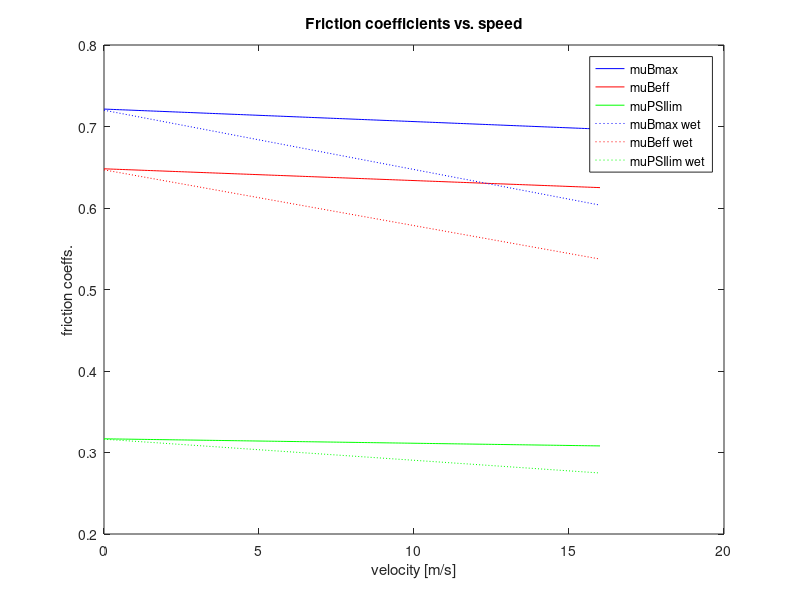

MATLAB code to generate this figure: (Note: this script raises an error after producing the figure.)
%Boeing 747-200 parameters
v = 10;             %m/s [10 knots] 
Kb = 1;             %braking ratio
alpha = 0.01;       %[rad]
Fz = 140000;        %[N]

%tire spec [AGARD and http://www.b737.org.uk/techspecsdetailed.htm]
diam = 1.2446;  %m [49 ins]
width = 0.4318; %m [17 ins]
p = 190;    %[psi]
pr = 210;   %[psi] 220 web, 500->x=0.2

%DRY RUNWAY friction for longitudal braking force
mu_Bmax = (1 - 0.0011*p)*0.912 + v*1.94384*(-0.00079);
mu_Beff = mu_Bmax*0.94 - 0.03; 
mu_PSImax = mu_Bmax;
mu_PSIlim = sqrt(1-(mu_Beff/mu_Bmax*Kb)^2) * mu_Bmax;
Fxb = Kb * mu_Beff * Fz;

%WET RUNWAY friction for longitudal braking force 
Wmu_Bmax = (0.91 - 0.001*p)*(1 + v*1.94384*(-0.0052));
Wmu_Beff = Wmu_Bmax*0.94 - 0.03; 
Wmu_PSImax = 0.64 * Wmu_Bmax + 0.15*(Wmu_Bmax)^2;
Wmu_PSIlim = sqrt(1-(Wmu_Beff/Wmu_Bmax*Kb)^2) * Wmu_Bmax;
WFxb = Kb * Wmu_Beff * Fz;

%%%%%%%%%%%%%%%%%%%%%%%%%%%%%%%%%%%%%%%%%%%%%%%%%%%%%%%%%%
%%%%%%%%%%%%%%%%%%%%%%%%%%%%%%%%%%%%%%%%%%%%%%%%%%%%%%%%%%

%DRY COEFS plot
bmaxi = zeros(161,1);
beffi = zeros(161,1);
pslimi = zeros(161,1);
Wmu_Bmaxi = zeros(161,1);
Wmu_Beffi = zeros(161,1);
Wmu_PSImaxi = zeros(161,1);
Wmu_PSIlimi = zeros(161,1);
vi = 0:0.1:16;
for i = 1:161
   bmaxi(i) = (1 - 0.0011*p)*0.912 + vi(i)*1.94384*(-0.00079);
   beffi(i) = bmaxi(i)*0.94 - 0.03;
   pslimi(i) = sqrt(1-(beffi(i)/bmaxi(i)*Kb)^2) * bmaxi(i);
   
    Wmu_Bmaxi(i) = (0.91 - 0.001*p)*(1 + vi(i)*1.94384*(-0.0052));
    Wmu_Beffi(i) = Wmu_Bmaxi(i)*0.94 - 0.03; 
    Wmu_PSImaxi(i) = 0.64 * Wmu_Bmaxi(i) + 0.15*(Wmu_Bmaxi(i))^2;
    Wmu_PSIlimi(i) = sqrt(1-(Wmu_Beffi(i)/Wmu_Bmaxi(i)*Kb)^2) * Wmu_Bmaxi(i);
end

close all;
plot(vi,bmaxi,'b',vi,beffi,'r',vi,pslimi,'g', vi,Wmu_Bmaxi,':b',vi,Wmu_Beffi,':r',vi,Wmu_PSIlimi,':g');
legend('muBmax','muBeff','muPSIlim','muBmax wet','muBeff wet','muPSIlim wet');
xlabel('velocity [m/s]') % x-axis label
ylabel('friction coeffs.') % y-axis label
title('Friction coefficients vs. speed');

%%%%%%%%%%%%%%%%%%%%%%%%%%%%%%%%%%%%%%%%%%%%%%%%%%%%%%%%%%
%%%%%%%%%%%%%%%%%%%%%%%%%%%%%%%%%%%%%%%%%%%%%%%%%%%%%%%%%%

%DRY LATERAL FORCE plot vs. yaw angle
Fy = zeros(85,1);
Fy1 = zeros(85,1);
Fy2 = zeros(85,1);
Fy3 = zeros(85,1);
Fy4 = zeros(85,1);
alpha = -0.08:0.005:0.34;
v = 10;
for i = 1:85
    Fy(i) = lateral_friction(0,alpha(i),Fz,p,pr,diam,width,v);
    Fy1(i) = lateral_friction(0,alpha(i),0.8*Fz,p,pr,diam,width,v);
    Fy2(i) = lateral_friction(0,alpha(i),1.2*Fz,p,pr,diam,width,v);
    Fy3(i) = lateral_friction(0,alpha(i),Fz,0.8*p,pr,diam,width,v);
    Fy4(i) = lateral_friction(0,alpha(i),Fz,1.2*p,pr,diam,width,v);

end

alpha = alpha.*57.2957795;
figure();
plot(alpha,Fy,alpha,Fy1,alpha,Fy2,alpha,Fy3,alpha,Fy4);
legend('nominal','0.8Fz','1.2Fz','0.8p','1.2p');
xlabel('Tire angle [deg]') % x-axis label
ylabel('friction coeff.') % y-axis label
title('Lateral friction coefficient vs. tire yaw angle, v=10m/s');


%DRY/WET LATERAL FORCE plot vs. yaw angle
wFy = zeros(85,1);
wFy1 = zeros(85,1);
wFy2 = zeros(85,1);
wFy3 = zeros(85,1);
wFy4 = zeros(85,1);
walpha = -0.08:0.005:0.34;
v = 10;
for i = 1:85
    wFy(i) = lateral_friction(0,walpha(i),Fz,p,pr,diam,width,v);
    wFy1(i) = lateral_friction(1,walpha(i),Fz,p,pr,diam,width,v);
    wFy2(i) = lateral_friction(0,walpha(i),1.2*Fz,p,pr,diam,width,v);
    wFy3(i) = lateral_friction(1,walpha(i),1.2*Fz,p,pr,diam,width,v);
end

walpha = walpha.*57.2957795;
figure();
plot(walpha,wFy,'-',walpha,wFy1,'o',walpha,wFy2,'-',walpha,wFy3,'go');
legend('nominal dry','nominal wet','1.2Fz dry','1.2Fz wet');
xlabel('Tire angle [deg]') % x-axis label
ylabel('friction coeff.') % y-axis label
title('Lateral friction coefficient in different environ. conditions, v=10m/s');

%%%%%%%%%%%%%%%%%%%%%%%%%%%%%%%%%%%%%%%%%%%%%%%%%%%%%%%%%%
%%%%%%%%%%%%%%%%%%%%%%%%%%%%%%%%%%%%%%%%%%%%%%%%%%%%%%%%%%

%DRY LATERAL FORCE plot vs. speed
vFy = zeros(101,1);
vFy1 = zeros(101,1);
vFy2 = zeros(101,1);
vFy3 = zeros(101,1);
vFy4 = zeros(101,1);
alpha = 5*0.01745;
velo = 0:1:100;
for i = 1:101
    vFy(i) = lateral_friction(0,alpha,Fz,p,pr,diam,width,velo(i));
    vFy1(i) = lateral_friction(0,alpha,0.8*Fz,p,pr,diam,width,velo(i));
    vFy2(i) = lateral_friction(0,alpha,1.2*Fz,p,pr,diam,width,velo(i));
    vFy3(i) = lateral_friction(0,alpha,Fz,0.8*p,pr,diam,width,velo(i));
    vFy4(i) = lateral_friction(0,alpha,Fz,1.2*p,pr,diam,width,velo(i));

end

figure();
plot(velo,vFy,velo,vFy1,velo,vFy2,velo,vFy3,velo,vFy4);
legend('nominal','0.8Fz','1.2Fz','0.8p','1.2p');
xlabel('Speed [m/s]') % x-axis label
ylabel('friction coeff.') % y-axis label
title('Lateral friction coefficient vs. velocity, PSI = 5deg');


%DRY/WET LATERAL FORCE plot vs. speed
wFy = zeros(101,1);
wFy1 = zeros(101,1);
wFy2 = zeros(101,1);
wFy3 = zeros(101,1);
wFy4 = zeros(101,1);
walpha = 5*0.01745;
v = 0:1:100;
for i = 1:101
    wFy(i) = lateral_friction(0,walpha,Fz,p,pr,diam,width,v(i));
    wFy1(i) = lateral_friction(1,walpha,Fz,p,pr,diam,width,v(i));
    wFy2(i) = lateral_friction(0,walpha,1.2*Fz,p,pr,diam,width,v(i));
    wFy3(i) = lateral_friction(1,walpha,1.2*Fz,p,pr,diam,width,v(i));
end

figure();
plot(v,wFy,'-',v,wFy1,'o',v,wFy2,'-',v,wFy3,'go');
legend('nominal dry','nominal wet','1.2Fz dry','1.2Fz wet');
xlabel('Speed [m/s]') % x-axis label
ylabel('friction coeff.') % y-axis label
title('Lateral friction coefficient in different environ. conditions, PSI=5deg');
